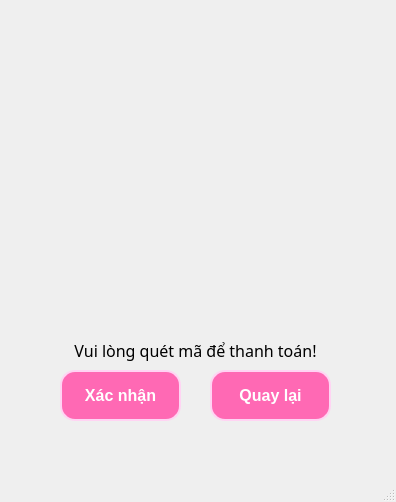
<?xml version="1.0" encoding="UTF-8"?>
<ui version="4.0">
 <class>MainWindow</class>
 <widget class="QMainWindow" name="MainWindow">
  <property name="geometry">
   <rect>
    <x>0</x>
    <y>0</y>
    <width>396</width>
    <height>502</height>
   </rect>
  </property>
  <property name="windowTitle">
   <string>MainWindow</string>
  </property>
  <property name="autoFillBackground">
   <bool>false</bool>
  </property>
  <property name="styleSheet">
   <string notr="true">QWidget#centralwidget {
    background: qlineargradient(
        spread:pad,
        x1:0, y1:0, x2:1, y2:1,
        stop:0 #fff7ad,
        stop:0.5 #ffa9f9,
        stop:1 #d98bbf
    );
    border-radius: 20px;
}</string>
  </property>
  <widget class="QWidget" name="centralwidget">
   <widget class="QLabel" name="label">
    <property name="geometry">
     <rect>
      <x>40</x>
      <y>30</y>
      <width>311</width>
      <height>301</height>
     </rect>
    </property>
    <property name="styleSheet">
     <string notr="true">background-color:transparent</string>
    </property>
    <property name="text">
     <string/>
    </property>
    <property name="pixmap">
     <pixmap>../../Pictures/Screenshots/Screenshot 2025-03-02 235953.png</pixmap>
    </property>
    <property name="scaledContents">
     <bool>true</bool>
    </property>
   </widget>
   <widget class="QLabel" name="label_2">
    <property name="geometry">
     <rect>
      <x>10</x>
      <y>330</y>
      <width>371</width>
      <height>41</height>
     </rect>
    </property>
    <property name="font">
     <font>
      <family>Segoe UI Black</family>
      <pointsize>12</pointsize>
     </font>
    </property>
    <property name="styleSheet">
     <string notr="true">background-color:transparent</string>
    </property>
    <property name="text">
     <string>Vui lòng quét mã để thanh toán!</string>
    </property>
    <property name="alignment">
     <set>Qt::AlignCenter</set>
    </property>
   </widget>
   <widget class="QPushButton" name="ButtonXacnhanTT">
    <property name="geometry">
     <rect>
      <x>60</x>
      <y>370</y>
      <width>121</width>
      <height>51</height>
     </rect>
    </property>
    <property name="styleSheet">
     <string notr="true">QPushButton {
    background-color: #ff69b4; /* Màu hồng */
    border: 2px solid rgb(255, 212, 243); 
    border-radius: 15px; 
    font: bold 12pt;
    color: white;
    padding: 10px;
}
QPushButton:hover {
    background-color: rgb(253, 185, 255); /* Màu vàng khi hover */
    color: black;
    border: 3px dashed #ff69b4; /* Viền đứt đẹp đẹp */
}
QPushButton:pressed {
    background-color: rgb(255, 203, 224); 
    color: white;
    border: 3px solid rgb(255, 169, 230);
}
</string>
    </property>
    <property name="text">
     <string>Xác nhận</string>
    </property>
   </widget>
   <widget class="QPushButton" name="ButtonQuaylaiTT">
    <property name="geometry">
     <rect>
      <x>210</x>
      <y>370</y>
      <width>121</width>
      <height>51</height>
     </rect>
    </property>
    <property name="styleSheet">
     <string notr="true">QPushButton {
    background-color: #ff69b4; /* Màu hồng */
    border: 2px solid rgb(255, 212, 243); 
    border-radius: 15px; 
    font: bold 12pt;
    color: white;
    padding: 10px;
}
QPushButton:hover {
    background-color: rgb(253, 185, 255); /* Màu vàng khi hover */
    color: black;
    border: 3px dashed #ff69b4; /* Viền đứt đẹp đẹp */
}
QPushButton:pressed {
    background-color: rgb(255, 203, 224); 
    color: white;
    border: 3px solid rgb(255, 169, 230);
}
</string>
    </property>
    <property name="text">
     <string>Quay lại</string>
    </property>
   </widget>
  </widget>
  <widget class="QMenuBar" name="menubar">
   <property name="geometry">
    <rect>
     <x>0</x>
     <y>0</y>
     <width>396</width>
     <height>26</height>
    </rect>
   </property>
  </widget>
  <widget class="QStatusBar" name="statusbar"/>
 </widget>
 <resources/>
 <connections/>
</ui>
